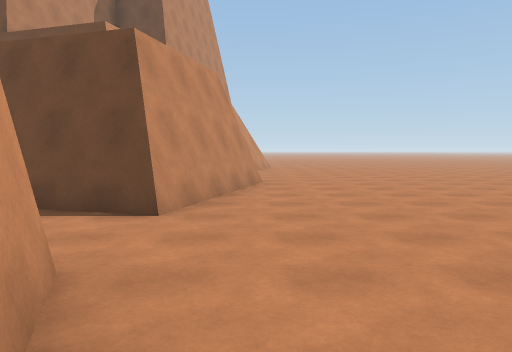
View 1 (above)

12 first-person views from a walk through a 3-D level made in the Unity game engine. The camera is 1.5 m above the floor, tilts 4° down and sees 70° across. The floor is counted in squares, 2 m on a side. Each view is taken from the middle of a square. On the plan, view 1 faces up. The plan holds only what a view shows up to about 11 squares ahead; the rest is blank. The place goes on beyond the plan. The player character is not drawn.

View 2
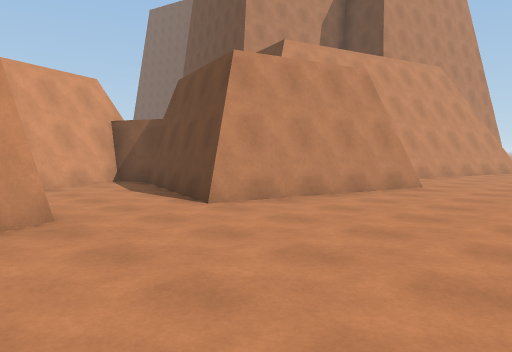

View 3
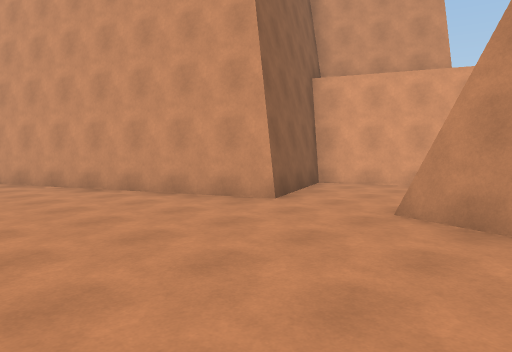

View 4
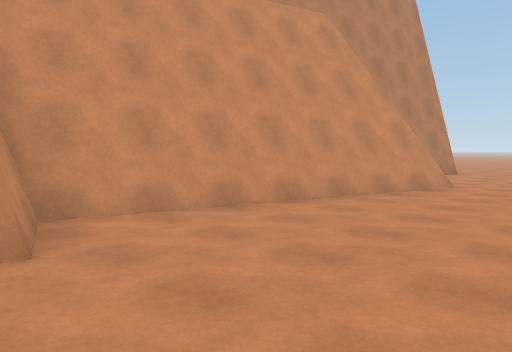

View 5
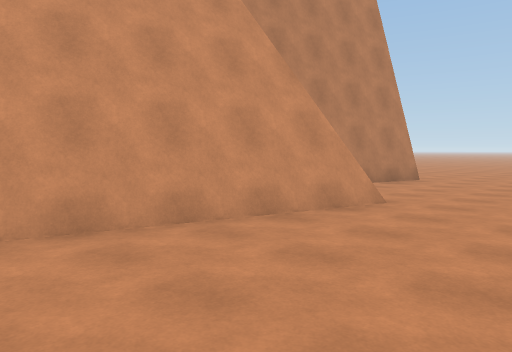

View 6
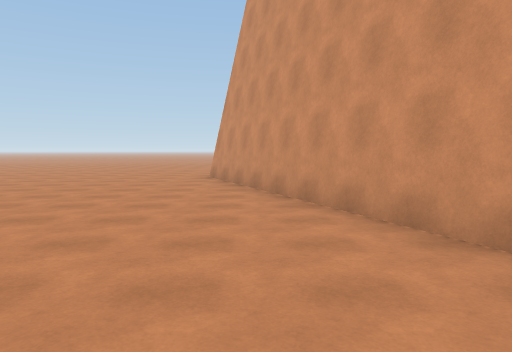

View 7
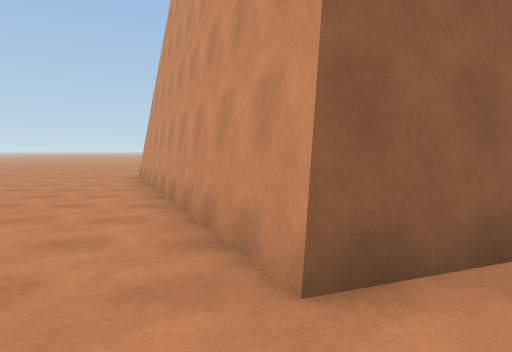

View 8
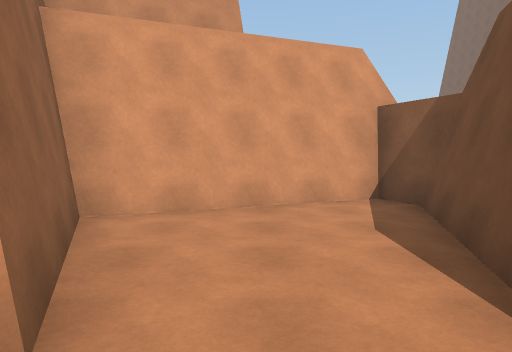

View 9
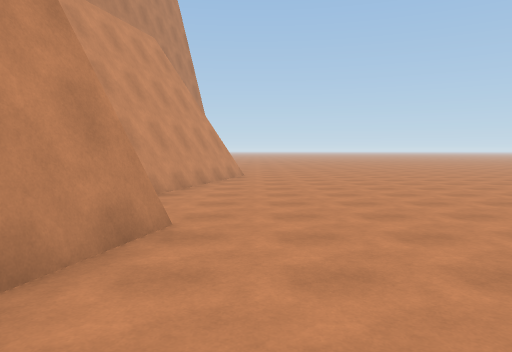

View 10
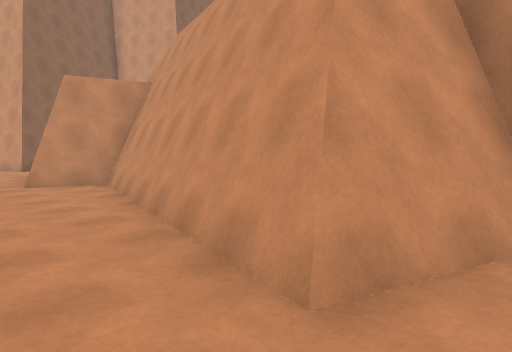

View 11
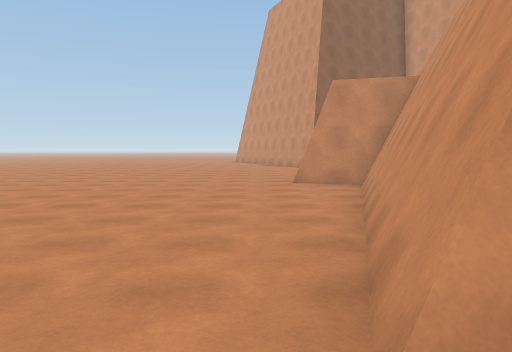

View 12
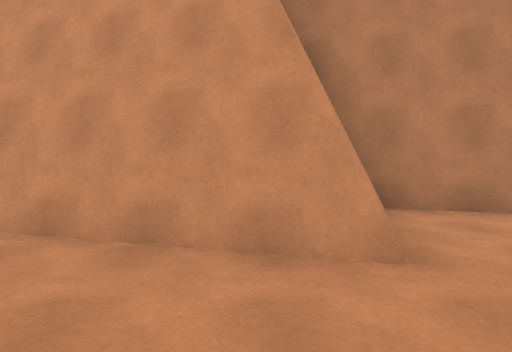

### Floor plan
Points are (right, up) in squares from view 1. A wall is a line through its corners. A room is listed if a view was taken in it or the views show most of it. See-through windows are left out.
Room 1 (views 1, 2, 3, 4, 5, 6, 7, 8, 9, 10, 11, 12)
walls: (-5.4, 5.2) (-5.8, 5.1); (-6, 5) (-4.3, 0.9); (-4.1, 0.9) (-1.3, 2.1) (2.3, -6.4); (0.4, 15.7) (-1.5, 8.8); (-1.8, 16.5) (0.2, 16); (-1.6, 17.5) (-1.9, 16.3) (0.2, 15.7) (-1.8, 9) (-0.1, 8.5) (-1.2, 4.3) (-5, 5.4)
low walls: (-5.8, 5.1) (-4.1, 0.9)
ways out: opening at (3, -6)

Positions as (right, up) in squares from view 1, and headings:
1: (0, 0), facing up
2: (3, 1), facing up-left
3: (3, 6), facing down-left
4: (3, 8), facing up-left
5: (3, 11), facing up-left
6: (1, 4), facing down
7: (-1, 4), facing down
8: (0, 3), facing left
9: (1, 5), facing up
10: (2, 17), facing down-left
11: (1, 17), facing down
12: (3, 15), facing left
